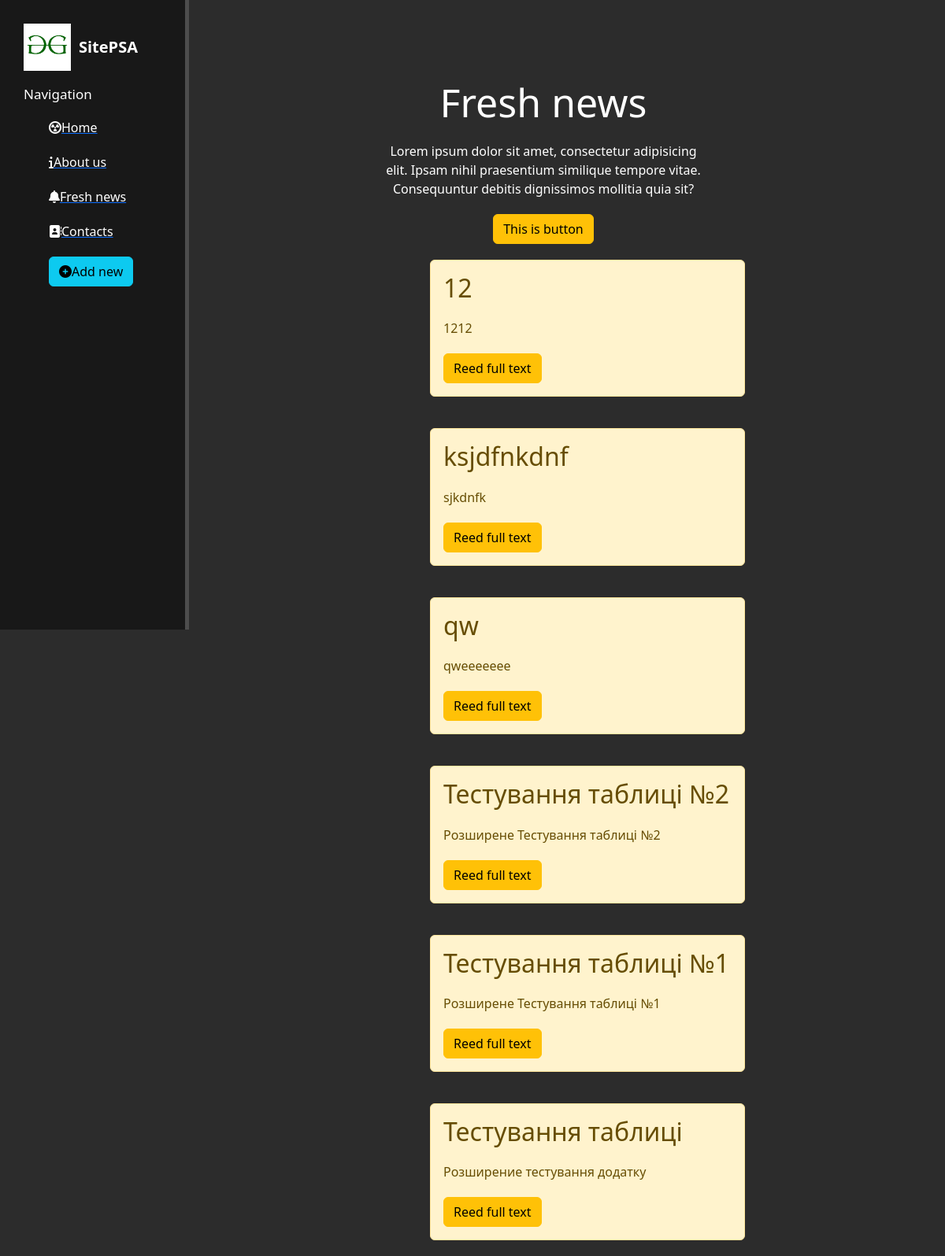
The page /news/ on the database as committed earlier.
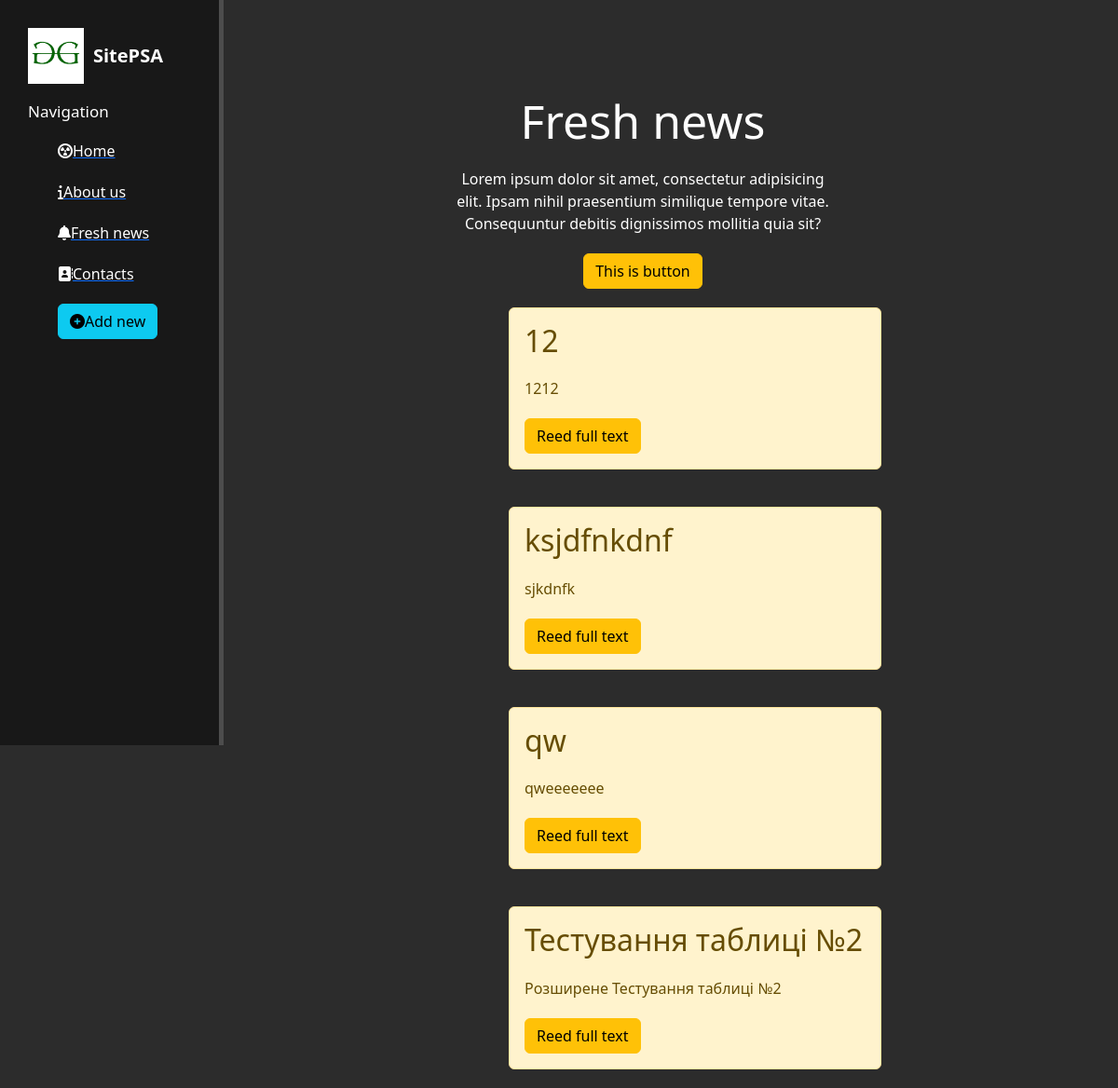
The same page on the database as committed later.
### news/models.py (models this page shows, shortened)
class Article(models.Model):
    title = models.CharField('News name', max_length=50)
    anons = models.CharField('Anons', max_length=250)
    full_text = models.TextField('Article')
    pub_date = models.DateTimeField('Publish date time')
    class Meta:
        verbose_name = 'Новина'
        verbose_name_plural = 'Новини'

### news/views.py (the view)
# urls.py: path('', views.home_news, name="home_news"),
def home_news(request):
    news = Article.objects.order_by('-pub_date')[:]  # - same that DESC else ASC; get 0, 1 element
    return render(request, 'news/news_home_page.html', {'news': news})

### news/templates/news/news_home_page.html (shortened to what this page needs)
{% extends 'main_page/layout.html' %}
{% block content%}
    <div class="features">
        <h1>Fresh news</h1>
        <p>Lorem ipsum dolor sit amet, consectetur adipisicing elit. Ipsam nihil praesentium similique tempore vitae.
            Consequuntur debitis dignissimos mollitia quia sit?
        </p>
        <button class="btn btn-warning">This is button</button>
        {% if news %}
            {% for new in news %}
            <div class="alert alert-warning">
                <h2>{{ new.title }}</h2>
                <p>{{ new.anons }}</p>
                <a href="{% url 'news-detail' new.id %}" class="btn btn-warning">Reed full text</a>
            </div>
            {% endfor %}
        {% else %}
            <p>Немає новин</p>
        {% endif %}
    </div>
{% endblock %}

### main_page/templates/main_page/layout.html (shortened to what this page needs)
<!DOCTYPE html>
<html lang="en">
<head>
    <link rel="stylesheet" href="https://cdn.jsdelivr.net/npm/bootstrap@5.3.2/dist/css/bootstrap.min.css">
    <link rel="stylesheet" href="https://cdnjs.cloudflare.com/ajax/libs/font-awesome/6.1.1/css/all.min.css">
    {% load static %}
    <link rel="stylesheet" href="{% static 'main_page/css/main.css' %}">
</head>
<body>
    <aside>
        <img src="{% static 'main_page/img/gfg_200X200.png'%}" alt="Logo">
        <span class="logo">SitePSA</span>
        <h3>Navigation</h3>
        <ul>
            <a href="{% url 'home' %}"><li><i class="fa-solid fa-circle-radiation"></i>Home</li></a>
            <a href="{% url 'about' %}"><li><i class="fa-sharp-duotone fa-solid fa-info"></i>About us</li></a>
            <a href="{% url 'home_news' %}"><li><i class="fa-solid fa-bell"></i>Fresh news</li></a>
            <a href="{% url 'contacts' %}"><li><i class="fa-sharp-duotone fa-solid fa-address-book"></i>Contacts</li></a>
            <a href="{% url 'create' %}"><li><button class="btn btn-info"><i class="fas fa-plus-circle"></i>Add new</button></li></a>
        </ul>
    </aside>
    <main>
        {% block content%}{% endblock %}
    </main>
</body>
</html>

### main_page/static/main_page/css/main.css (style rules this page uses)
body { background: #2c2c2c; }
aside { float: left; background: #181818; width: 20%; height: 100vh; padding: 2.5%; color: #ffffff; border-right: 5px solid #4d4d4d; }
aside img { width: 60px; float: left; }
aside .logo { font-size: 20px; margin-left: 10px; font-weight: bold; position: relative; top: 15px; }
aside h3 { margin-top: 50px; font-size: 17px; }
aside ul { list-style: none; }
aside ul li { display: block; color: #ffffff; margin-top: 20px; text-decoration: none; transition: transform .5s ease; }
main .features { float: left; color: #ffffff; margin-top: 100px; text-align: center; width: 75%; }
main .alert-warning { float: left; clear: both; width: 400px; margin: 20px 34%; text-align: left }
main .features h1 { font-size: 50px; }
main .features p { max-width: 400px; margin: 20px auto; }

Rows that differ between the two databases and show on the page:
removed Article: title "Тестування таблиці №1", anons "Розширене Тестування таблиці №1"
removed Article: title "Тестування таблиці", anons "Розширение тестування додатку"
